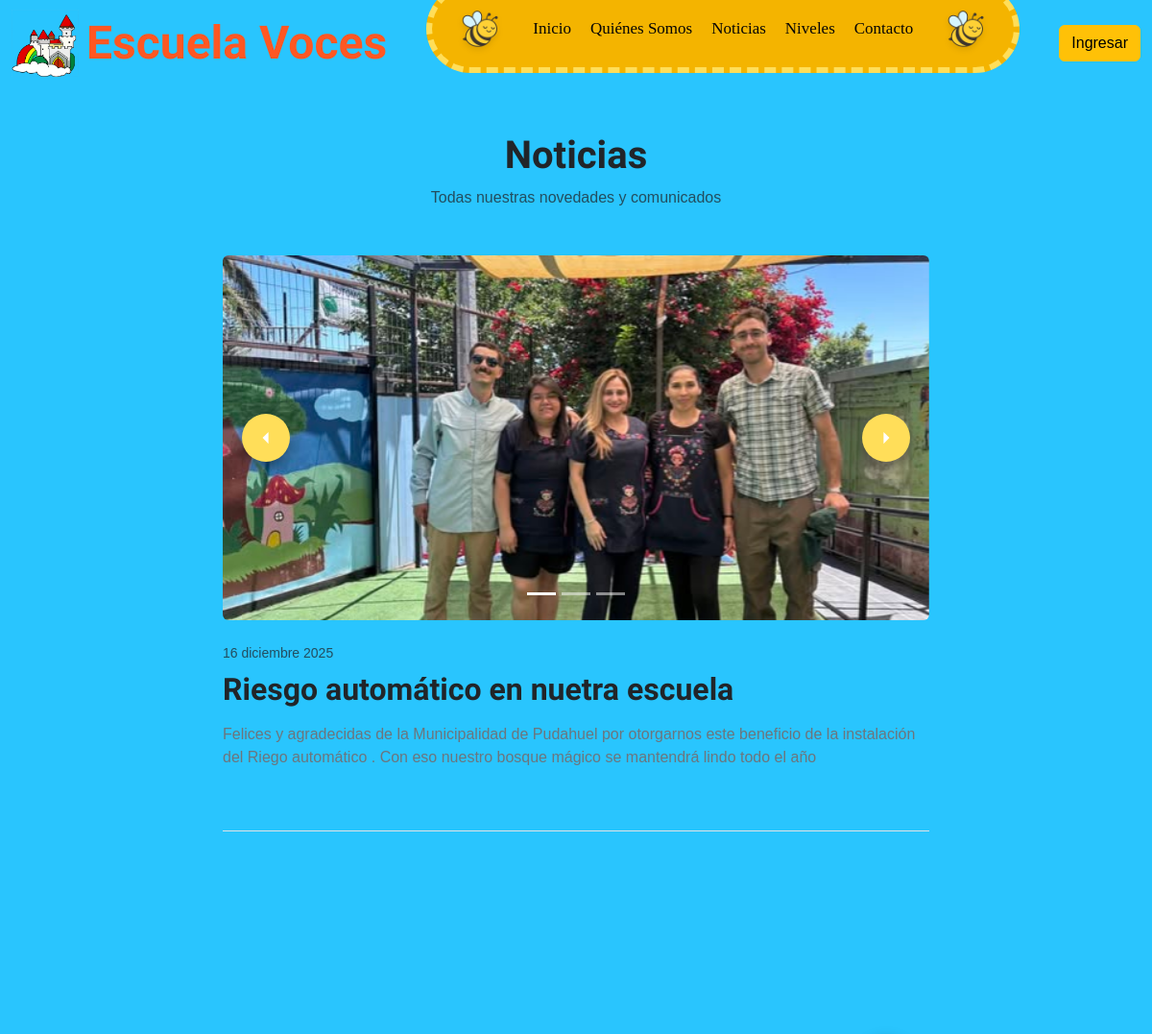
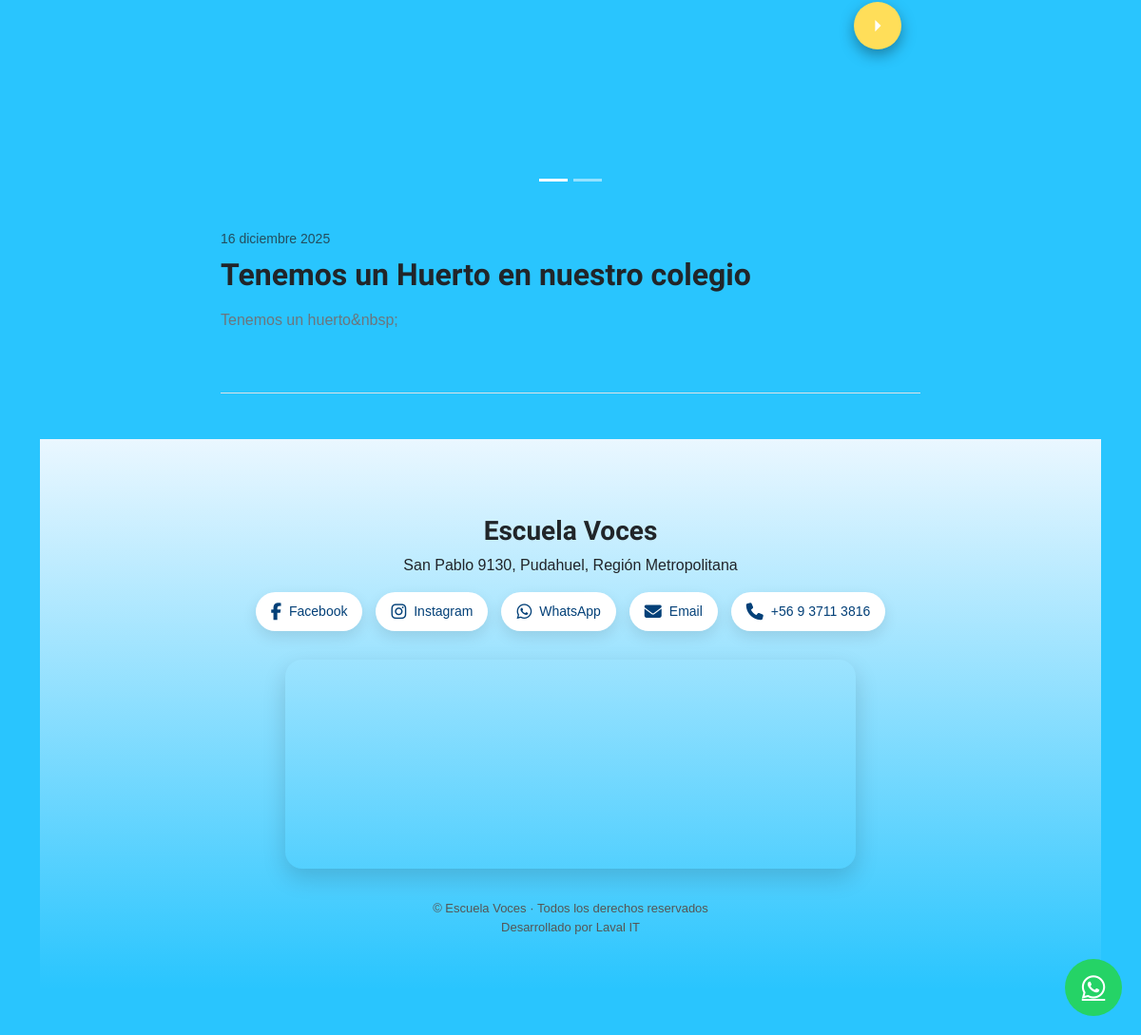
The page /contenido/noticias/ on the database its author committed (2 pictures, top to bottom).
### appls/contenido/models.py (models this page shows, shortened)
class NoticiaFoto(models.Model):
    id = models.UUIDField(default=uuid.uuid4, editable=False, primary_key=True)
    noticia = models.ForeignKey(Noticia, on_delete=models.CASCADE, related_name="fotos")
    imagen = models.ImageField(upload_to="imagenes/")
    creado = models.DateTimeField(auto_now_add=True)

class Noticia(models.Model):
    id = models.UUIDField(primary_key=True, default=uuid.uuid4, editable=False)
    ESTADOS = (
        ('borrador', 'Borrador'),
        ('publicado', 'Publicado'),
    )
    titulo = models.CharField(max_length=200)
    contenido = models.TextField(blank=True)  # 👈 recomendado
    estado = models.CharField(max_length=10, choices=ESTADOS, default='borrador')
    fecha_publicacion = models.DateTimeField(auto_now_add=True)
    class Meta:
        ordering = ["-fecha_publicacion"]

### appls/contenido/views.py (the view)
# urls.py: path("noticias/", views.noticias_lista_public, name="noticias_lista_public"),
def noticias_lista_public(request):
    noticias = Noticia.objects.filter(
        estado="publicado"
    ).order_by("-fecha_publicacion")
    return render(request, "noticias_blog.html", {
        "noticia": noticias
    })

### appls/contenido/views.py (called while the page is built)
def popup_activo(request):
    ahora = timezone.now()
    popup = (
        MensajePopUp.objects
        .filter(activo=True)
        .filter(
            Q(fecha_inicio__lte=ahora) | Q(fecha_inicio__isnull=True),
            Q(fecha_fin__gte=ahora) | Q(fecha_fin__isnull=True),
        )
        .order_by("-creado")
        .first()
    )
    return {"popup_activo": popup}

### appls/contenido/templates/noticias_blog.html (shortened to what this page needs)
{% extends "base.html" %}
{% load static %}
{% block content %}
<div class="container my-5">
  <div class="text-center mb-5">
    <h1 class="fw-bold">Noticias</h1>
    <p class="text-muted">Todas nuestras novedades y comunicados</p>
  </div>
  <div class="row justify-content-center">
    <div class="col-lg-8">
    {% for noticia in noticia %}
      <article class="mb-5 pb-5 border-bottom">
        {% if noticia.fotos.all %}
            <div id="carouselNoticia{{ noticia.id }}"    class="carousel slide mb-4"  data-bs-ride="carousel">
              <div class="carousel-indicators">
                {% for foto in noticia.fotos.all %}
                <button type="button"
                        data-bs-target="#carouselNoticia{{ noticia.id }}"
                        data-bs-slide-to="{{ forloop.counter0 }}"
                        class="{% if forloop.first %}active{% endif %}">
                </button>
                {% endfor %}
              </div>
              <div class="carousel-inner rounded">
                {% for foto in noticia.fotos.all %}
                <div class="carousel-item {% if forloop.first %}active{% endif %}">
                  <img src="{{ foto.imagen.url }}"
                      class="d-block w-100"
                      style="max-height: 380px; object-fit: cover;">
                </div>
                {% endfor %}
              </div>
              <button class="carousel-control-prev"
                      type="button"
                      data-bs-target="#carouselNoticia{{ noticia.id }}"
                      data-bs-slide="prev">
                <span class="carousel-control-prev-icon"></span>
              </button>
              <button class="carousel-control-next"
                      type="button"
                      data-bs-target="#carouselNoticia{{ noticia.id }}"
                      data-bs-slide="next">
                <span class="carousel-control-next-icon"></span>
              </button>
          </div>
          {% endif %}
        <small class="text-muted d-block mb-2">
          {{ noticia.fecha_publicacion|date:"d F Y" }}
        </small>
        <h2 class="fw-bold mb-3">
          <a href=""
             class="text-decoration-none text-dark">
            {{ noticia.titulo }}
          </a>
        </h2>
        <p class="text-secondary fs-6">
          {{ noticia.contenido|striptags|truncatewords:35 }}
        </p>
      </article>
    {% empty %}
      <div class="text-center text-muted py-5">
        <i class="bi bi-journal-text fs-1"></i>
        <p class="mt-3">Aún no hay noticias publicadas.</p>
      </div>
    {% endfor %}
    </div>
  </div>
{% endblock %}

### static/css/style.css (style rules this page uses)
:root { --color1: #f4b400; --color1claro: #ffde59; --color2: #29C5FE; --color-rojo: #E53935; --color-amarillo: #FBC02D; --color-verde-oscuro: #43A047 ; --color-verde: #4CAF50; --color-calipso: #00ACC1; --color-blanco:#ffffff; }
body { background: var(--color2); font-family: "Comic Sans MS", "Poppins", sans-serif; }
h1, h2, h3, h4, .h1, .h2, .h3, .h4, .display-1, .display-2, .display-3, .display-4, .display-5, .display-6 { font-family: 'Lobster Two', cursive; font-weight: 700; }
.carousel-control-prev, .carousel-control-next { width: 60px; height: 60px; top: 50%; transform: translateY(-50%); opacity: 1; z-index: 10; }
.carousel-control-prev { left: 15px; }
.carousel-control-next { right: 15px; }
.carousel-control-prev-icon, .carousel-control-next-icon { width: 50px; height: 50px; background-color:var(--color1claro); border-radius: 50%; background-size: 14px 14px; background-position: center; background-repeat: no-repeat; filter: none; box-shadow: 0 6px 15px rgba(0,0,0,.35); }

### rows shown on the page
Noticia: fecha_publicacion "16 diciembre 2025", titulo "Riesgo automático en nuetra escuela", contenido "Felices y agradecidas de la Municipalidad de Pudahuel por otorgarnos este beneficio de la instalación del Riego automático . Con eso nuestro bosque mágico se mantendrá lindo todo el año"
NoticiaFoto: imagen (picture)
Noticia: fecha_publicacion "16 diciembre 2025", titulo "Tenemos un Huerto en nuestro colegio", contenido "Tenemos un huerto&nbsp;"
NoticiaFoto: imagen (picture)
